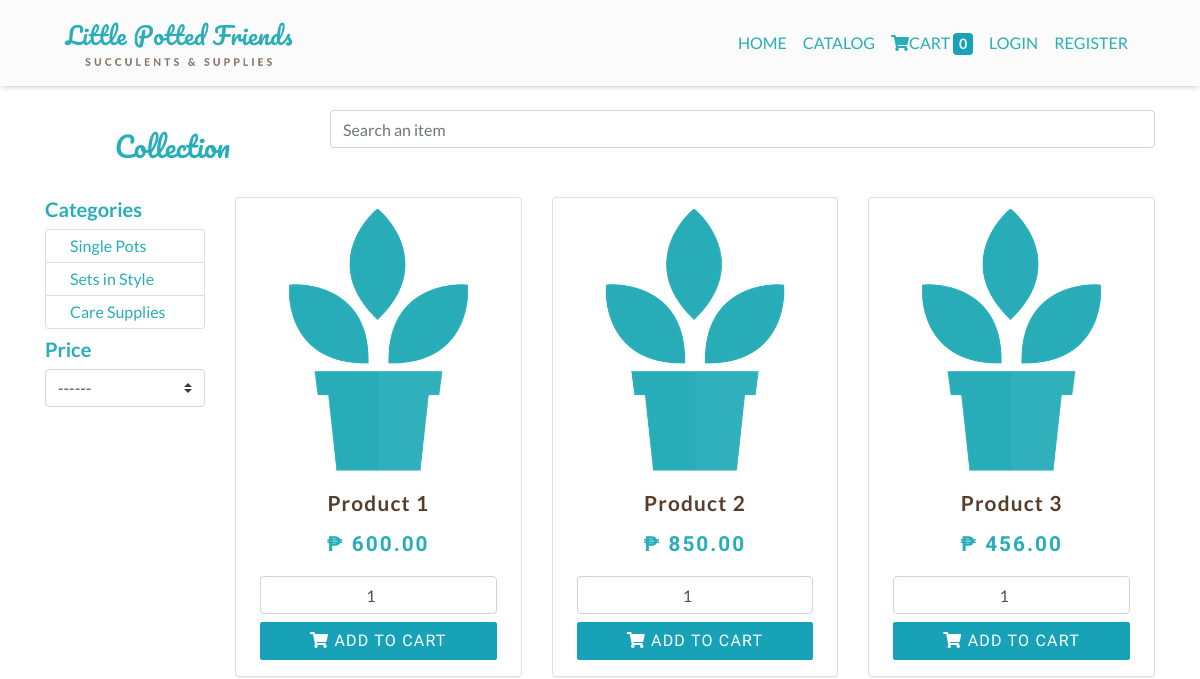
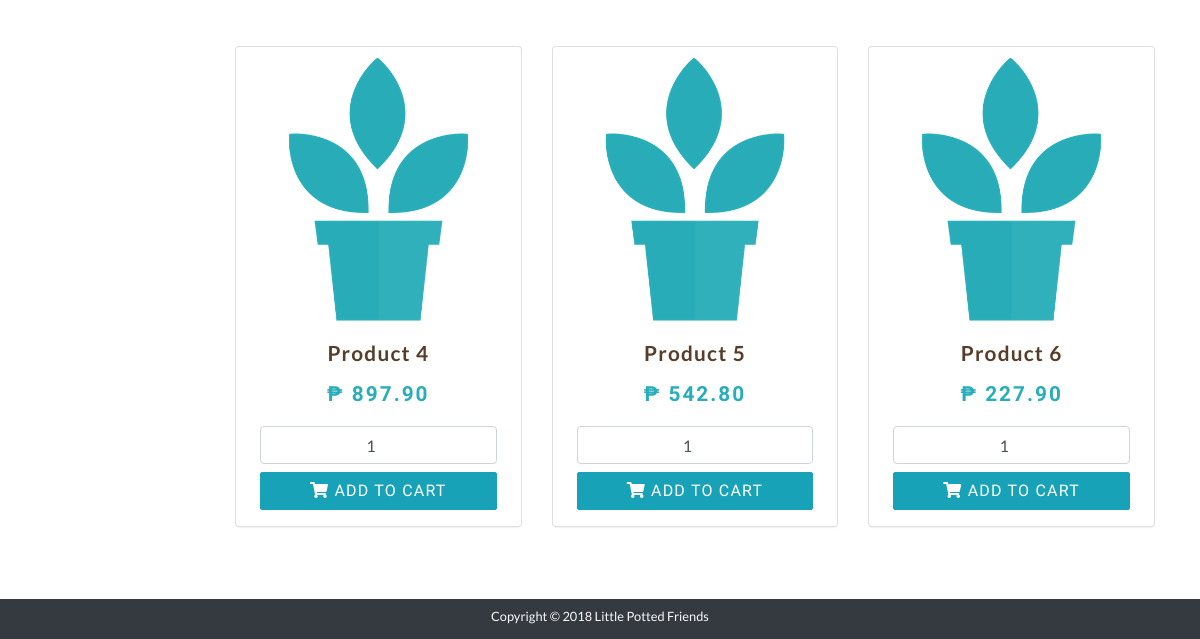
The page /app/views/catalog.php on the database as committed earlier (2 pictures, top to bottom).
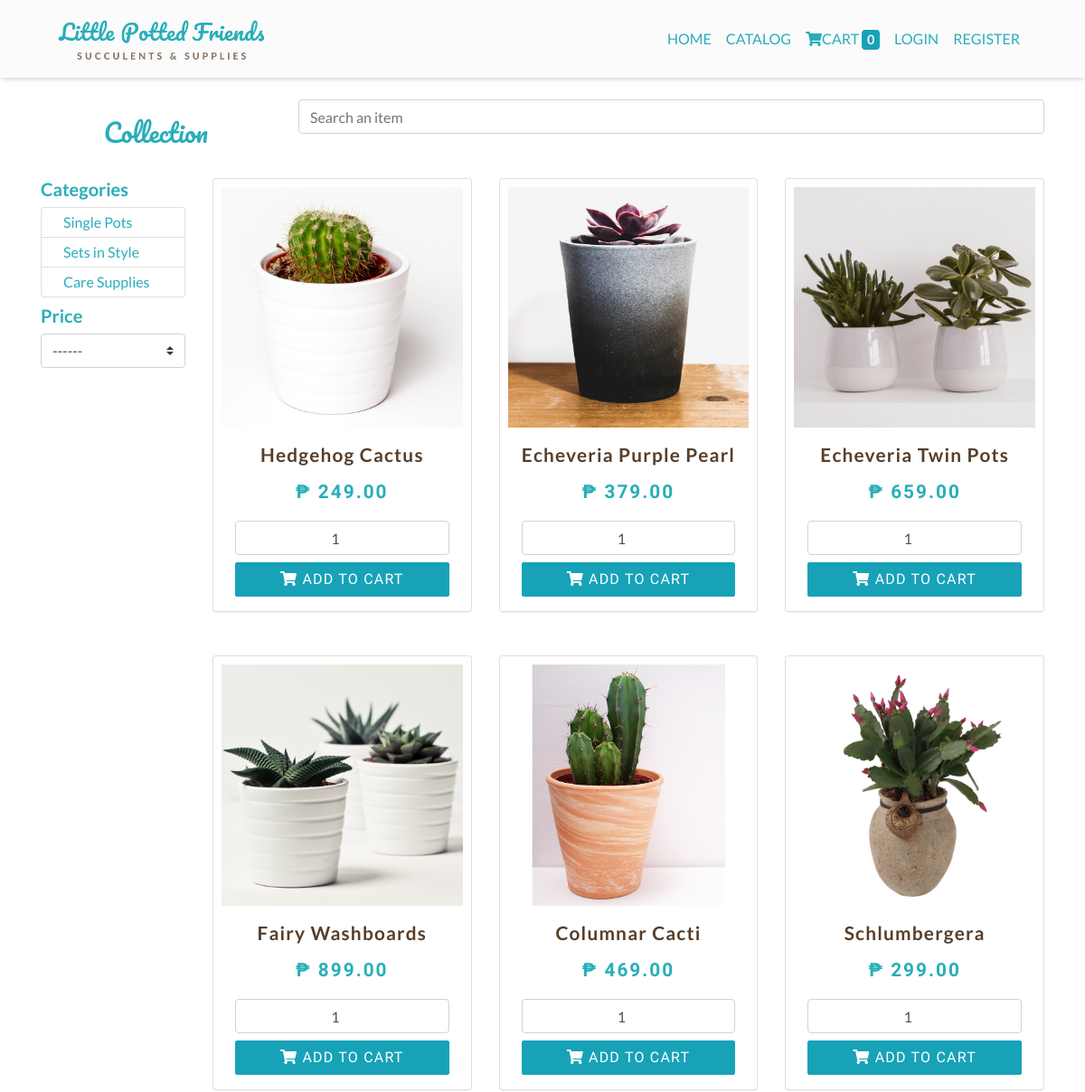
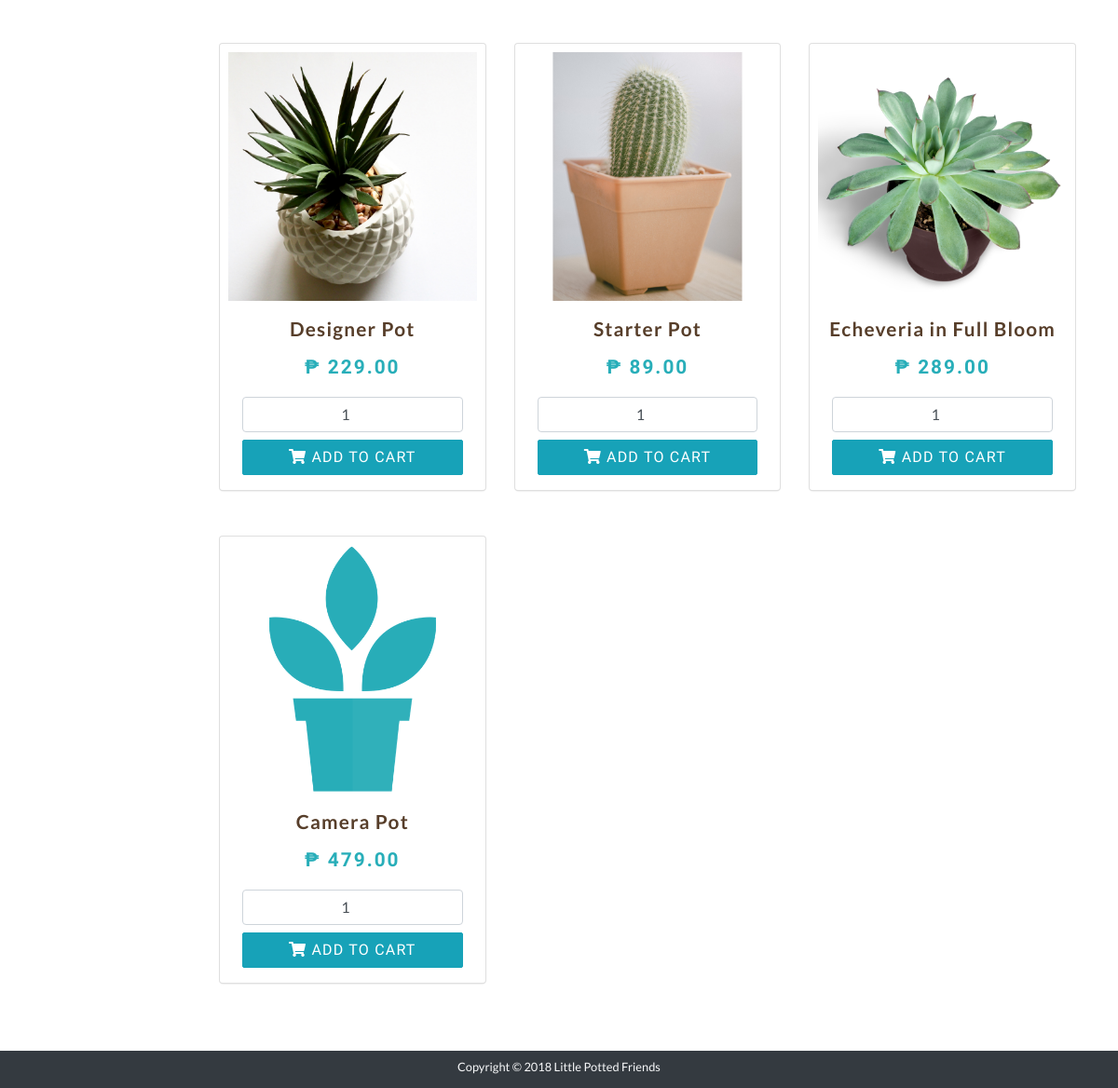
The same page on the database as committed later (2 pictures, top to bottom).
### tables this page shows
CREATE TABLE `tbl_categories` (
  `id` int(11) NOT NULL,
  `name` varchar(255) NOT NULL
);

CREATE TABLE `tbl_items` (
  `id` int(11) NOT NULL,
  `name` varchar(255) NOT NULL,
  `price` decimal(18,2) NOT NULL,
  `description` varchar(255) NOT NULL,
  `img_path` varchar(255) NOT NULL,
  `category_id` int(11) DEFAULT NULL
);

### app/controllers/show_catalog.php (the view)
<?php
	require_once 'connect.php';
	$data = "";
	$sql = "SELECT * FROM tbl_items";
	$result = mysqli_query($conn, $sql);
	while($row = mysqli_fetch_assoc($result)){
		$data .= "
            <div class='col-lg-4 col-md-6 mb-5'>
              <div class='card h-100 p-1'>
              <img src='$row[img_path]' class='productImage mb-2'>
                <div class='card-body text-center  m-0 p-1'>
                    <button type='button' class='btn btn-link p-0' data-toggle='modal' data-target='#displayProductInfoModal' onclick='displayProductInfo($row[id])'><h5 class='card-title productName'>$row[name]</h5></button>
                    <p class='my-0 productPrice'>&#8369 $row[price]</p>
                  </div>
                <div class='card-footer'>
                    <span id='error_quantity$row[id]'></span>
                    <input type='number' class='form-control mb-2 alignQuantity' min='1' value='1' id='quantity$row[id]' oninput='this.value = Math.abs(this.value)' onfocus='clearErrorMsgOnQuantity($row[id])'>
                    <button class='btn btn-block btn-info' id='addToCart' data-id='$row[id]' onclick='newAddToCart($row[id])'><i class='fas fa-shopping-cart'></i>  ADD TO CART</button>
                </div>
              </div>
            </div>";
    }
    echo $data;
?>

### app/partials/header.php (shortened to what this page needs)
<!DOCTYPE HTML>
<html lang="en">
  <head>
    <link rel="stylesheet" type="text/css" href="https://cdn.datatables.net/1.10.19/css/jquery.dataTables.min.css"/>
    <link rel="stylesheet" href="https://stackpath.bootstrapcdn.com/bootstrap/4.1.3/css/bootstrap.min.css">
    <link href="//cdnjs.cloudflare.com/ajax/libs/jquery-form-validator/2.3.26/theme-default.min.css" rel="stylesheet" type="text/css" />
    <link rel="stylesheet" href="https://use.fontawesome.com/releases/v5.5.0/css/all.css">
    <link rel="stylesheet" type="text/css" href="../assets/css/style.css">
  </head>
  <body>
    <nav class="navbar navbar-expand-lg navbar-light mb-4 sticky-top">
      <a class="navbar-brand px-5" href="index.php" id="storeName"><img src="../assets/images/company-name.png" id="companyLogo"></a>
      <div class="collapse navbar-collapse px-5" id="navbarSupportedContent">
        <ul class="navbar-nav ml-auto">
          <li class="nav-item">
            <a class="nav-link" href="index.php" id="nav-home">HOME <span class="sr-only">(current)</span></a>
          </li>
        <?php
          if(!isset($_SESSION['email']) || ($_SESSION['access'] != "ADMIN")) {
            echo "<li class='nav-item'>
              <a class='nav-link' href='catalog.php' id='nav-catalog'>CATALOG <span class='sr-only'>(current)</span></a>
              </li>";
          }
        ?>
        <?php
           if ((!isset($_SESSION['email'])) || ($_SESSION['access'] != "ADMIN")) {
            if (isset($_SESSION["item_count"])) {
              echo "<li class='nav-item'>
                      <a class='nav-link' href='cart.php' id='nav-cart'>
                        <i class='fas fa-shopping-cart'></i>CART <span class='badge badge-info itemCount'>". $_SESSION['item_count'] ."</span>
                        <span class='sr-only'>(current)</span>
                      </a>
                    </li>";
            } else {
              echo "<li class='nav-item'>
                      <a class='nav-link' href='cart.php' id='nav-cart'>
                        <i class='fas fa-shopping-cart'></i>CART <span class='badge badge-info itemCount'>0</span>
                        <span class='sr-only'>(current)</span>
                      </a>
                    </li>";
            }
          }
        ?>
          <li class="nav-item">
           <?php
              if(isset($_SESSION['email'])){
                if ($_SESSION['access'] === "ADMIN") {
                  echo "<li class='nav-item dropdown'>
                        <a class='nav-link dropdown-toggle' href='#' id='navbarDropdown' role='button' data-toggle='dropdown' aria-haspopup='true' aria-expanded='false'>Hello, ".STRTOUPPER($_SESSION['firstname'])."<span class='sr-only'>(current)</span></a>
                        <div class='dropdown-menu' aria-labelledby='navbarDropdown'>
                          <a class='dropdown-item' href='profile.php'><i class='far fa-user'></i>   Profile </a>
                          <a class='dropdown-item' href='manageUsers.php'><i class='fas fa-list-ul'></i>   Manage Users</a>
                          <a class='dropdown-item' href='manageProducts.php'><i class='fas fa-list-ul'></i>   Manage Products</a>
                          <a class='dropdown-item' href='orderHistory.php'><i class='fas fa-list-ul'></i>   Order History</a>
                          <div class='dropdown-divider'></div>
                          <a class='dropdown-item' href='../controllers/process_logout.php'><i class='fas fa-sign-out-alt'></i>   LOGOUT</a>
                        </div>
                      </li>
                        ";
                } else {
                  echo "<li class='nav-item dropdown'>
                        <a class='nav-link dropdown-toggle' href='#' id='navbarDropdown' role='button' data-toggle='dropdown' aria-haspopup='true' aria-expanded='false'>Hello, ".STRTOUPPER($_SESSION['firstname'])."<span class='sr-only'>(current)</span></a>
                        <div class='dropdown-menu' aria-labelledby='navbarDropdown'>
                          <a class='dropdown-item' href='profile.php'><i class='far fa-user'></i>   Your Profile</a>
                          <a class='dropdown-item' href='orders.php'><i class='fas fa-list-ul'></i>   Your Orders</a>
                          <div class='dropdown-divider'></div>
                          <a class='dropdown-item' href='../controllers/process_logout.php'><i class='fas fa-sign-out-alt'></i>   LOGOUT</a>
                        </div>
                      </li>
                        ";
                }
              } else {
                echo "<a class='nav-link' href='login.php'>LOGIN <span class='sr-only'>(current)</span></a>
                      </li>
                      <li class='nav-item'>
                        <a class='nav-link' href='register.php' id='nav-register'>REGISTER <span class='sr-only'>(current)</span></a>
                      </li>
                      ";
              }
            ?>
         </ul>
      </div>
    </nav>

### app/views/catalog.php (shortened to what this page needs)
<?php require_once '../partials/header.php'; ?>
<div class="container">
	<div class="row mt-2">
		<div class="col-lg-3 text-center">
			<h3 id="catalog-category-selected">Collection</h3>
		</div>
		<div class="col-lg-9">
			<div class="input-group mb-3">
			  <input type="text" class="form-control" placeholder="Search an item" aria-label="Search an item" aria-describedby="button-addon2" id="searchAnItem">
			</div>
		</div>
	</div>
	<div class="row mt-1">
		<div class="col-lg-12">
		</div>
	</div>
	<div class="row mt-2">
		<div class="col-lg-2 mb-4">
			<h5>Categories</h5>
			<div class="list-group mb-2">
		      		<ul class="list-group favicon-list-style">
		      			<?php include "../controllers/show_categories.php"; ?>
		      		</ul>
			</div>
			<h5>Price</h5>
				<select class="custom-select" id="price">
					<option selected="" value=""> ------ </option>
				</select>
		</div>
		<div class="col-lg-10 mx-0">
			<div class="row" id="products">
				<?php include '../controllers/show_catalog.php'; ?>
			</div>
		</div>
	</div>
</div>
<?php require '../partials/footer.php'; ?>

### app/controllers/show_categories.php
<?php
	require_once "connect.php";
	$sql = "SELECT * FROM tbl_categories";
	$result = mysqli_query($conn, $sql);
	if (mysqli_num_rows($result) > 0) {
		while ($row = mysqli_fetch_assoc($result)) {
			echo "
			<li class='list-group-item p-0'>
				<a class='dropdown-item' onclick='showCategories($row[id])'>$row[name]</a>
			</li>";
		}
	}
?>

### app/partials/footer.php (shortened to what this page needs)
    <footer id="footer" class="bg-dark mt-4">
        <p class="text-center text-light mb-0 p-1"><small>Copyright &copy; 2018 Little Potted Friends</small></p>
    </footer>
  </body>
</html>

### app/assets/css/style.css (style rules this page uses)
* { box-sizing: border-box; margin: 0; padding: 0; font-family: 'Lato', sans-serif; }
.container { min-height: 80vh; }
h1, h2, h3 { font-family: 'Pacifico', cursive; padding-top: 20px; padding-bottom: 12px; color: #28aeb9; }
h5, h6 { font-family: 'Lato', sans-serif; color: #28aeb9; font-weight: 600; }
.btn { border-radius: 2px; color: #fff; font-family: 'Yanone Kaffeesatz', sans-serif; font-weight: 500; font-size: 1rem; letter-spacing: 1.2px; }
nav { box-shadow: 0 2px 6px -2px rgba(0,0,0,.3); background-color: #fbfbfb; border-bottom: rgb(0,0,0); }
.dropdown-item { color: #28aeb9 !important; }
#storeName { padding: 0; }
#companyLogo { height: 70px; width: auto; padding: 0; }
.itemCount { color: #F7F7F7 !important; font-size: 0.9rem; }
.nav-link:link { color: #28aeb9 !important; }
ul.favicon-list-style { display: inline; }
#catalog-category-selected { font-family: 'Pacifico', cursive; font-size: 1.75rem; }
.productImageInModal, .productImage { width: 100%; height: auto; padding: 5px; border-radius: 2px; }
.alignQuantity { text-align: center; }
.productName { font-size: 1.3rem; color: #573e2a; font-weight: 700; font-family: 'Lato', sans-serif; }
.productPrice { font-size: 1.3rem; color: #28aeb9; font-weight: 600; font-family: 'Yanone Kaffeesatz', sans-serif; letter-spacing: 2px; }
.card { box-shadow: 0 2px 2px -2px rgba(0,0,0,.2); }
.card-footer { background-color: #fff; border: 0px; }
#footer { position: relative; bottom: 0; height: 40px; }

Rows that differ between the two databases and show on the page:
removed tbl_items: img_path (picture), name "Product 2", price "850.00"
removed tbl_items: img_path (picture), name "Product 3", price "456.00"
removed tbl_items: img_path (picture), name "Product 4", price "897.90"
removed tbl_items: img_path (picture), name "Product 5", price "542.80"
removed tbl_items: img_path (picture), name "Product 6", price "227.90"
changed tbl_items id 1: img_path: a different picture; name "Product 1" → "Hedgehog Cactus"; price "600.00" → "249.00"
added tbl_items: img_path (picture), name "Echeveria Purple Pearl", price "379.00"
added tbl_items: img_path (picture), name "Echeveria Twin Pots", price "659.00"
added tbl_items: img_path (picture), name "Fairy Washboards", price "899.00"
added tbl_items: img_path (picture), name "Columnar Cacti", price "469.00"
added tbl_items: img_path (picture), name "Schlumbergera", price "299.00"
added tbl_items: img_path (picture), name "Designer Pot", price "229.00"
added tbl_items: img_path (picture), name "Starter Pot", price "89.00"
added tbl_items: img_path (picture), name "Echeveria in Full Bloom", price "289.00"
added tbl_items: img_path (picture), name "Camera Pot", price "479.00"
